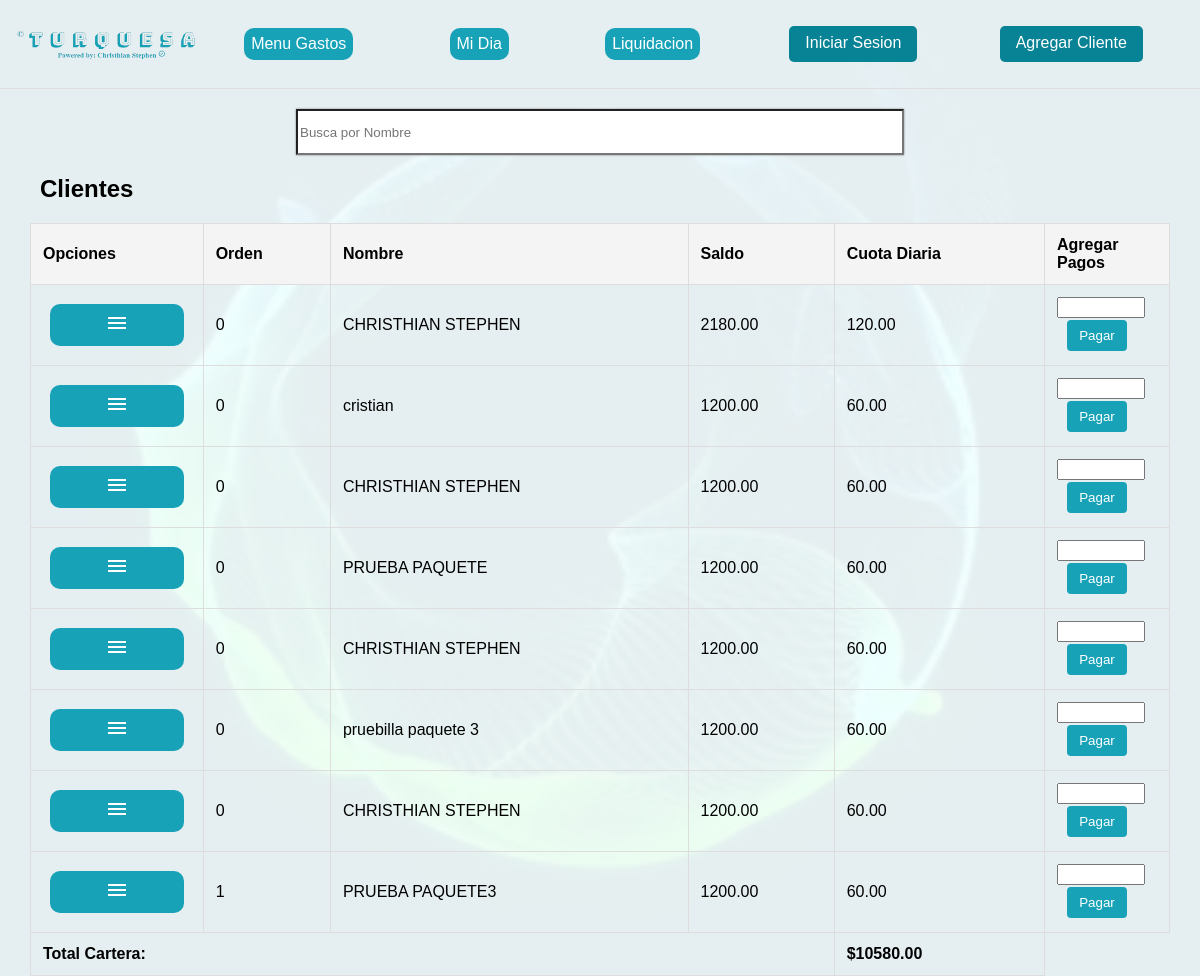
The page /paquete2/ on the database its author committed.
### paquete2/models.py (models this page shows, shortened)
class Cliente(models.Model):
    nombre = models.CharField(max_length=100)
    apellidos = models.CharField(max_length=100)
    monto = models.IntegerField()  # Amount of the loan
    monto_mas_interes = models.DecimalField(max_digits=10, decimal_places=2, blank=True, null=True)  # Loan amount + 20% interest
    couta_diaria = models.DecimalField(max_digits=10, decimal_places=2, blank=True, null=True)  # Daily installment
    saldo = models.DecimalField(max_digits=10, decimal_places=2, blank=True, null=True)  # Remaining balance
    direccion = models.CharField(max_length=100)
    descripcion_casa = models.TextField(default='null', verbose_name="Descripción de la Casa")
    foto_casa = models.ImageField(default='null', verbose_name="Foto de la Casa", upload_to='articulos')
    fecha_de_creacion = models.DateTimeField(auto_now_add=True)
    ultima_fecha_de_edicion = models.DateTimeField(auto_now=True)
    order = models.SmallIntegerField(default=0, verbose_name="Orden")
    saldo = models.DecimalField(max_digits=10, decimal_places=2, default=0)
    def is_overdue(self):
        last_payment_date = self.payment_set.order_by('-payment_date').values_list('payment_date', flat=True).first()
        if not last_payment_date:
            return False
        overdue_threshold = last_payment_date + timedelta(days=20)
        return timezone.now() > overdue_threshold
    class Meta:
        verbose_name = "Tu cliente"
        verbose_name_plural = "Tus Clientes"
        ordering = ['order']

### paquete2/views.py (the view, shortened to what this page needs)
# urls.py: path('', views.cliente_list, name='cliente_list'),
def cliente_list(request):
    clientes = Cliente.objects.all().order_by('order')
    clientes_con_saldo_cero = clientes.filter(saldo=0)
    clientes_con_saldo = clientes.exclude(saldo=0)
    total_pending = clientes_con_saldo.aggregate(total_saldo=Sum('saldo'))['total_saldo'] or 0
    context = {
        'clientes': clientes_con_saldo,  # Only include clients with saldo > 0
        'form': PaymentForm(),
        'total_pending': total_pending,
    }
    return render(request, 'cliente_list.html', context)

### paquete2/forms.py
class PaymentForm(forms.ModelForm):
    class Meta:
        model = Payment
        fields = ['payment_amount']

### prestamosapp/templates/cliente_list.html (shortened to what this page needs)
<!DOCTYPE html>
<html lang="en">
<head>
    {% load static %}
    <link rel="stylesheet" href="{% static 'css/animaciones.css' %}">
    <link rel="stylesheet" href="{% static 'css/lista_clientes.css' %}">
</head>
<body>
    <header class="header">
        <div class="header__logo-container">
            <img  width=300 src="{% static 'images/logo_turqueza.png' %}" alt="Logo">
        </div>
        <nav class="header__nav">
            <ul class="header__nav-list">
                <li class="faq">
                    <details>
                        <summary>Menu Gastos</summary>
                    </details>
                </li>
                <li class="faq nav">
                    <details>
                        <summary>Mi Dia</summary>
                    </details>
                </li>
                <li class="faq">
                    <details>
                        <summary>Liquidacion</summary>
                    </details>
                </li>
                    {%if user.username == 'paquete2' %}
                        <summary class="summary_agregar_cliente"><li>  <a class="dropdown-item agregar_cliente_button" href="{% url 'logout' %}">Log out</a></li></summary>
                        <summary class="summary_agregar_cliente"><li><a class="dropdown-item agregar_cliente_button" href="{% url 'paquete2:agregar_cliente' %}">Agregar Cliente</a></li></summary>
                    {%else%}
                        <summary class="summary_agregar_cliente"><li><a class="dropdown-item agregar_cliente_button cambiar_background" href="{% url 'login' %}">Iniciar Sesion</a></li></summary>
                        <summary class="summary_agregar_cliente"><li><a class="dropdown-item agregar_cliente_button cambiar_background" href="{% url 'prestamosapp:agregar_cliente' %}">Agregar Cliente</a></li></summary>
                    {%endif%}
            </ul>
        </nav>
    </header>
    <input type="text" id="search" onkeyup="searchClientes()" placeholder="Busca por Nombre">
    <h2>Clientes</h2>
    <div class="caja_principal_body">
        <table id="client-table" class="table">
            <thead>
                <tr>
                    <th>Opciones</th>
                    <th class="orden">Orden</th>
                    <th>Nombre</th>
                    <th>Saldo</th>
                    <th>Cuota Diaria</th>
                    <th>Agregar Pagos</th>
                </tr>
            </thead>
            <tbody>
                {% for cliente in clientes %} {%comment%} NOMAS PONIENDOLE LA CONDICIONAL AL tr OMG {%endcomment%}
                <tr class="{% if cliente.is_overdue %}overdue{% endif %}">{%comment%} SI ESTA ATRASADO {%endcomment%}
                    <td>
                        <div class="faq">
                            <details class="details_menu_cliente">
                                <summary><svg xmlns="http://www.w3.org/2000/svg" height="24px" viewBox="0 -960 960 960" width="24px" fill="#fff"><path d="M120-240v-80h720v80H120Zm0-200v-80h720v80H120Zm0-200v-80h720v80H120Z"/></svg></summary>
                            </details>
                        </div>
                    </td>
                    <td>{{ cliente.order }}</td>
                    <td>{{ cliente.nombre }}</td>
                    <td>{{ cliente.saldo }}</td>
                    <td>{{ cliente.couta_diaria }}</td>
                    <td>
                        {%if user.username == 'paquete2' %}
                            <form class="form_payment" method="post" action="{% url 'paquete2:cliente_list' %}">
                                {% csrf_token %}
                                <input type="hidden" name="cliente_id" value="{{ cliente.id }}">
                                <input class="form_payment" type="number" name="payment_amount" step="0.01" required>
                                <button type="submit" class="btn btn-primary">Pagar</button>
                            </form>
                        {%else%}
                            <form class="form_payment" method="post" action="{% url 'prestamosapp:cliente_list' %}">
                                <input class="form_payment" type="number" name="payment_amount" step="0.01" required>
                                <button type="submit" class="btn btn-primary">Pagar</button>
                            </form>
                        {%endif%}
                    </td>
                </tr>
                {% empty %}
                <tr>
                    <td colspan="6">No clients available.</td>
                </tr>
                {% endfor %}
            </tbody>
            <tfoot>
                <tr>
                    <td colspan="4" class="text-right"><strong>Total Cartera:</strong></td>
                    <td><strong>${{ total_pending|floatformat:2 }}</strong></td>
                </tr>
            </tfoot>
        </table>
    </div>
</body>
</html>

### prestamosapp/static/css/lista_clientes.css (style rules this page uses)
html { background-color: #ebf4f6f9; background-image: url(/static/images.gif/verde.webp); background-blend-mode:screen; background-position: center; background-repeat: no-repeat; background-size: cover; }
body { font-family: Arial, sans-serif; padding: 0; margin: 0; }
.header { display: flex; align-items: center; justify-content: space-between; padding: 1rem; border-bottom: 1px solid #ddd; }
h2 { margin-left:40px; }
.header__logo-container { flex: 1; display:flex; margin:auto; user-select: none; animation:flipInY 2s .1s ; max-width:180px; }
.header__logo-container img { max-width: 100%; height: auto; }
.header__nav { flex: 2; }
.header__nav-list { display: flex; justify-content: space-around; list-style: none; padding: 0; margin: 0; }
.header__nav-list a { text-decoration: none; color: #333; padding: 0.5rem 1rem; display: block; }
#search { display:flex; margin:auto; width:50%; height:40px; margin-top:20px; box-shadow: 0 0 2px gray; animation:flipInY 2s .1s; }
.table { width: 95%; border-collapse: collapse; margin: 20px 0; margin:auto; }
th, td { padding: 12px; border: 1px solid #ddd; text-align: left; }
.form_payment { width:80px; margin-bottom:2px; }
.form_payment>.btn { display:flex; margin:auto; }
li { color:white; }
th { background-color: #f4f4f4; }
th:last-child { width:100px; }
.btn { padding: 8px 12px; border: none; color: #fff; border-radius: 4px; cursor: pointer; text-align: center; display: inline-block; text-decoration: none; }
.agregar_cliente_button { justify-content: space-evenly; margin-left:20px; }
.btn-primary { background-color: #17a2b8; }
.btn-primary { animation: aparecer_parriba 1s .3s both; }
.faq { background-color: var(--bg-color); max-width: clamp(300px, 70%, 700px); margin: auto; }
details { background-color: var(--faq-color); margin: 7px; padding: 7px; max-height: 34px; transition: max-height 0.3s ease; overflow: hidden; animation: aparecer 2s; color:white; border-radius: 10px; background-color: #17a2b8; }
.dropdown-item { margin-bottom: 7px; background-color: #17a2b8; display:flex; justify-content: center; align-items: center; height:20px; color:white; border-radius: 5px; animation: aparecer 1s .3s both; }
summary { user-select: none; position: relative; text-align: center; cursor: pointer; }
summary::marker { content: ''; }
summary::before { content: ''; color: #ffb18c; position: absolute; right: 0; font-weight: 900; }
a.dropdown-item { display: block; padding: 8px 16px; text-decoration: none; color: var(--text-color); }
.summary_agregar_cliente { display:flex; margin:auto; }
.cambiar_background { background-color:#088395; display:flex; margin:10px auto; }

### rows shown on the page
Cliente: order "0", nombre "CHRISTHIAN STEPHEN", saldo "2180.00", couta_diaria "120.00"
Cliente: order "0", nombre "cristian", saldo "1200.00", couta_diaria "60.00"
Cliente: order "0", nombre "CHRISTHIAN STEPHEN", saldo "1200.00", couta_diaria "60.00"
Cliente: order "0", nombre "PRUEBA PAQUETE", saldo "1200.00", couta_diaria "60.00"
Cliente: order "0", nombre "CHRISTHIAN STEPHEN", saldo "1200.00", couta_diaria "60.00"
Cliente: order "0", nombre "pruebilla paquete 3", saldo "1200.00", couta_diaria "60.00"
Cliente: order "0", nombre "CHRISTHIAN STEPHEN", saldo "1200.00", couta_diaria "60.00"
Cliente: order "1", nombre "PRUEBA PAQUETE3", saldo "1200.00", couta_diaria "60.00"

### other values the page prints
{{ total_pending|floatformat:2 }} "10580.00"
